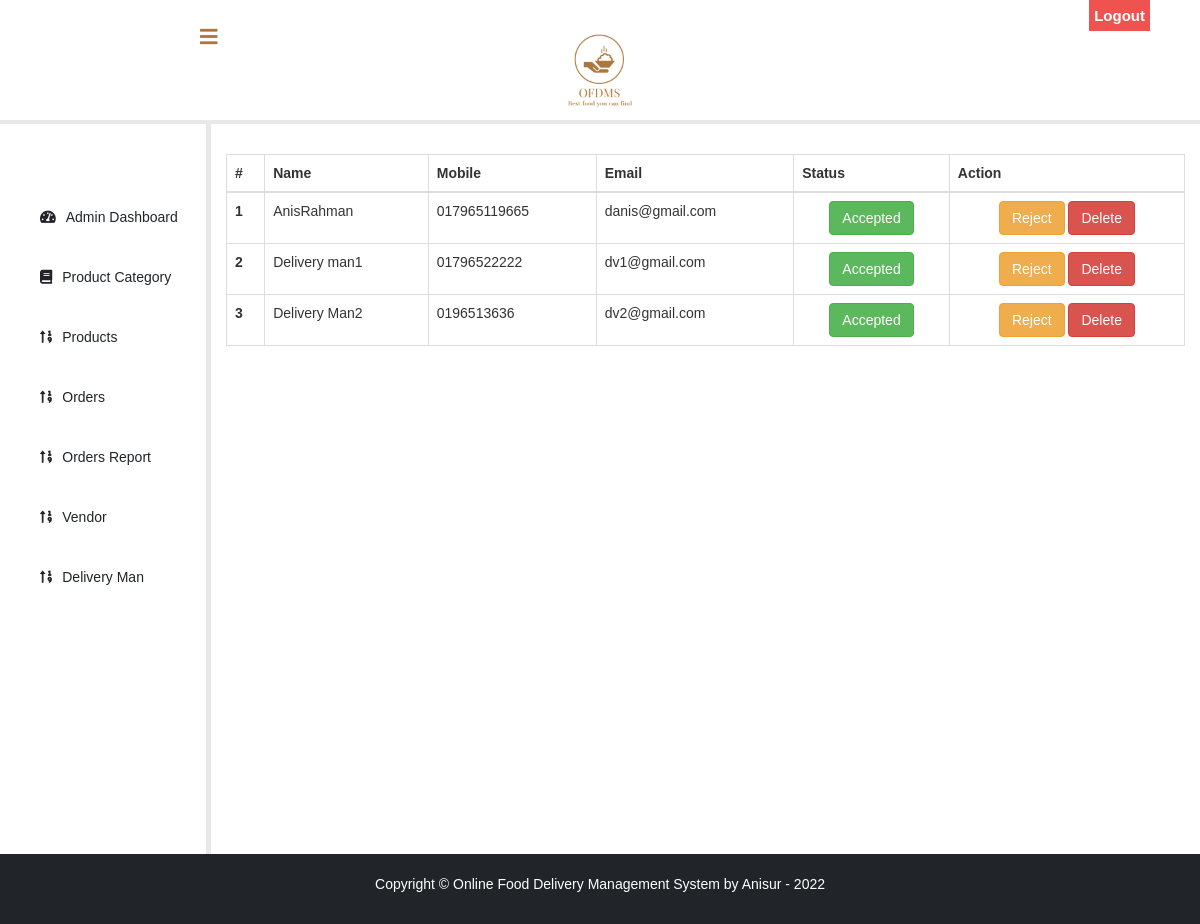
The app's page /sadmin/dman/ (signed in) with its own data.
### deliveryman/models.py (models this page shows, shortened)
class Delivery(models.Model):
    user = models.OneToOneField(User, on_delete=models.CASCADE)
    firstname = models.CharField(max_length=20, null=False, default='')
    lastname = models.CharField(max_length=20, null=False, default='')
    mobile = models.CharField(max_length=20, null=False)
    status = models.CharField(max_length=20, null=False, default=0)
    @property
    def get_name(self):
        return self.firstname + self.lastname

### mainapp/views.py (the view)
# urls.py: path('sadmin/dman/', views.dman_details, name='dman-details'),
@login_required(login_url='adminlogin')
def dman_details(request):
    dman = dmodel.Delivery.objects.all()
    dict ={'vendor':dman}
    return render(request,'admin/delivery.html',context=dict)

### templates/admin/delivery.html (shortened to what this page needs)
{% extends 'admin/base.html' %}
{% load widget_tweaks %}
{% block content %}
<head>
  </head>
<br><br>
        {% include 'admin/sidebar.html' %}
  <div class="container">
     <div style="margin-top: 3rem">
         <table class="table table-bordered">
             <thead class="thead-light">
             <tr>
                 <th scope="col">#</th>
                 <th scope="col">Name</th>
                 <th scope="col">Mobile</th>
                 <th scope="col">Email</th>
                 <th scope="col">Status</th>
                 <th scope="col">Action</th>
             </tr>
             </thead>
             <tbody>
             {% for i in vendor %}
             <tr>
                 <th scope="row">{{ forloop.counter }}</th>
                 <td>{{ i.get_name }}</td>
                 <td>{{ i.mobile }}</td>
                 <td>{{ i.user.email }}</td>
                  <td class="text-center">{% if i.status == '0' %}<p class=" btn btn-warning">Pending</p> {% elif i.status == '1' %} <p class=" btn btn-success">Accepted</p> {% else %} <p class=" btn btn-danger">Rejected</p> {% endif %}</td>
                 <td class="text-center">
                     {% if i.status == '0' %}
                         <a class="btn btn-success" href="/dman/accept/{{ i.id }}">Accept</a>
                         <a class="btn btn-warning" href="/dman/reject/{{ i.id }}">Reject</a>
                         <a class="btn btn-danger" href="/dman/delete/{{ i.id }}">Delete</a>
                     {% elif i.status == '1' %}
                         <a class="btn btn-warning" href="/dman/reject/{{ i.id }}">Reject</a>
                         <a class="btn btn-danger" href="/dman/delete/{{ i.id }}">Delete</a>
                     {% else %}
                         <a class="btn btn-success" href="/dman/accept/{{ i.id }}">Accept</a>
                         <a class="btn btn-danger" href="/dman/delete/{{ i.id }}">Delete</a>
                     {% endif %}
                 </td>
             </tr>
             {% endfor %}
             </tbody>
         </table>
     </div>
  </div>
<br><br><br><br><br><br><br><br><br><br>
{% endblock content %}

### templates/admin/base.html (style rules this page uses)
a:link { text-decoration: none; }
body { margin: 0; padding: 0; font-family: "Gill Sans", sans-serif;; }

### templates/admin/delivery.html (style rules this page uses)
a:link { text-decoration: none; }

### templates/vendor/footer.html (style rules this page uses)
p { text-align: center; }

### records on screen
Delivery: get_name "AnisRahman", mobile "017965119665", user.email "danis@gmail.com", status "Accepted"
Delivery: get_name "Delivery man1", mobile "01796522222", user.email "dv1@gmail.com", status "Accepted"
Delivery: get_name "Delivery Man2", mobile "0196513636", user.email "dv2@gmail.com", status "Accepted"
